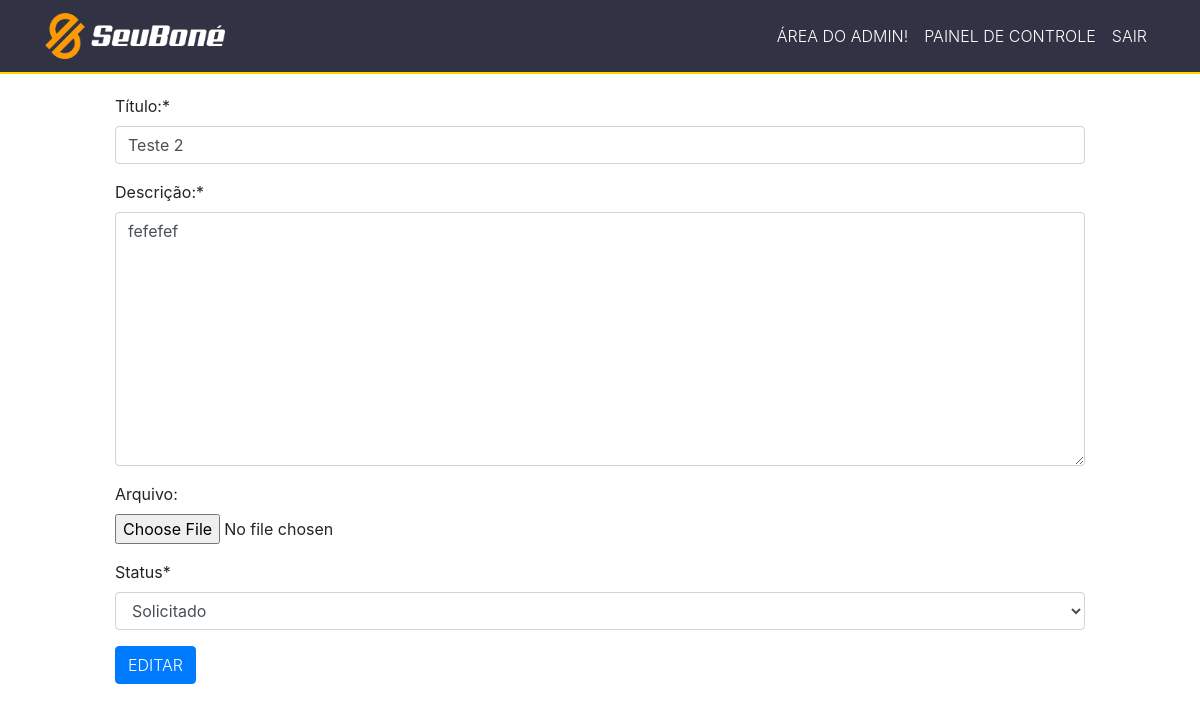
Page /edit2/3 (signed in) on the committed database.
### chamados_gerais/models.py (models this page shows, shortened)
class Chamado_geral(models.Model):
    STATUS = (
        ('Solicitado', 'Solicitado'),       # Solicitado
        ('Em_andamento', 'Em_andamento'),   # em andamento
        ('Concluído', 'Concluído'),         # concluido
    )
    titulo = models.CharField("Título:", max_length=255)
    descrição = models.TextField("Descrição:")
    arquivo = models.FileField("Arquivo:", upload_to='',  blank=True, null=True)
    Status = models.CharField(
        max_length=20,
        choices=STATUS,
    )
    user = models.ForeignKey(get_user_model(), on_delete=models.CASCADE, blank=True, null=True)
    created_at = models.DateTimeField(auto_now_add=True)
    updated_at = models.DateTimeField(auto_now=True)

### chamados_gerais/views.py (the view)
# urls.py: path('edit2/<int:id>', views.editChamado2, name='edit-chamado2'),
@login_required
def editChamado2(request, id):
    chamado = get_object_or_404(Chamado_geral, pk=id)
    form = ChamadoForm2(instance=chamado)
    if(request.method == 'POST'):
        form = ChamadoForm2(request.POST, instance=chamado) #form = ChamadoForm2(request.POST, request.FILES) tentativa de resolver bug
        if(form.is_valid()):
            titulo = request.POST["Título"]
            descrição = request.POST["Descrição"]
            arquivo = request.FILES["Arquivo"]
            status = request.POST["Status"]
            chamado = models.Chamado_geral(
                Título = titulo,
                Descrição = descrição,
                Arquivo = arquivo,
                Status = status
            )
            chamado.save()
            messages.info(request, 'Chamado editado com sucesso!')
            return redirect('/admin3/')
        else:
            return render(request, 'chamados/edit2.html', {'form': form, 'chamado': chamado})
    else:
        return render(request, 'chamados/edit2.html', {'form': form, 'chamado': chamado})

### chamados_gerais/forms.py
class ChamadoForm2(forms.ModelForm):
    class Meta:
        model = Chamado_geral
        fields = ('titulo', 'descrição', 'arquivo', 'Status')

### chamados_gerais/templates/chamados/edit2.html (shortened to what this page needs)
{% extends 'base3.html' %}
{% load crispy_forms_tags %}
{% block content %}
<div class="offset-1 col-10 list-div ajuste">
    <form method="POST" enctype="multipart/form-data">
        {{ form|crispy }}
        <input type="submit" class="btn btn-primary botao text-uppercase font-weight-light text-monospace" value="Editar">
    </form>
</div>
{% endblock %}

### chamados_gerais/templates/base3.html (style rules this page uses)
html, body { background-color: #ffffff; }

### chamados_gerais/templates/chamados/edit2.html (style rules this page uses)
.ajuste { width: 400px; }

### rows in the picture
Chamado_geral: titulo "Teste 2", descrição "fefefef", Status "Solicitado"
